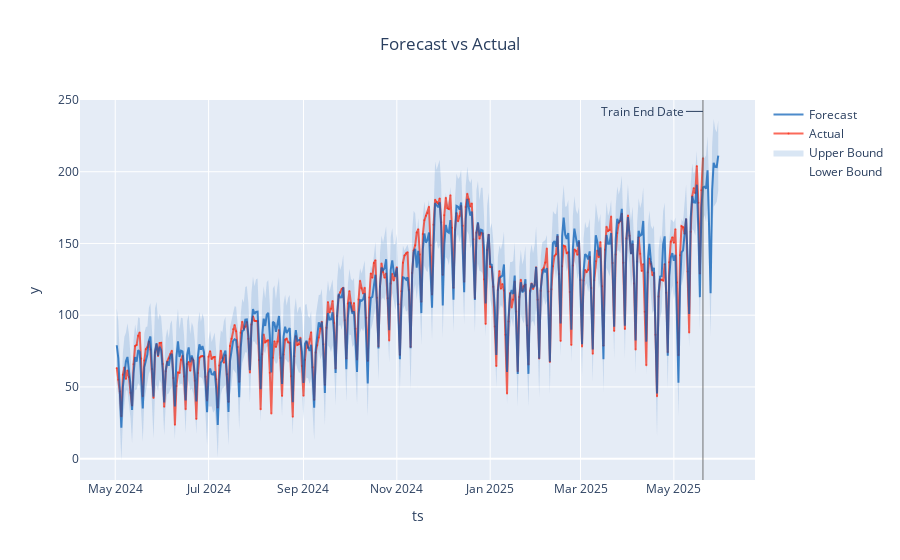

The code cell stored with this chart in its notebook:
### Code cell
result_auto.forecast.plot()

### Figure 1 — Plotly figure (JSON) as saved in the notebook; plotly's stock layout.template omitted (floating-point values rounded to 4 significant figures; data arrays with more than 128 entries replaced by an {"elided": "..."} marker saying what was removed)
{"data": [{"legendgroup": "interval", "line": {"color": "rgba(0, 90, 181, 0.5)", "width": 0}, "mode": "lines", "name": "Lower Bound", "type": "scatter", "x": {"elided": "394 str values"}, "y": {"elided": "394 float values"}}, {"fill": "tonexty", "fillcolor": "rgba(0, 90, 181, 0.15)", "legendgroup": "interval", "line": {"color": "rgba(0, 90, 181, 0.5)", "width": 0}, "mode": "lines", "name": "Upper Bound", "type": "scatter", "x": {"elided": "394 str values"}, "y": {"elided": "394 float values"}}, {"line": {"color": "rgba(250, 43, 20, 0.7)"}, "marker": {"color": "rgba(250, 43, 20, 0.7)", "size": 2}, "mode": "lines+markers", "name": "Actual", "opacity": 1, "type": "scatter", "x": {"elided": "394 str values"}, "y": {"elided": "394 float values"}}, {"line": {"color": "rgba(0, 90, 181, 0.7)", "dash": "solid"}, "name": "Forecast", "type": "scatter", "x": {"elided": "394 str values"}, "y": {"elided": "394 float values"}}], "layout": {"annotations": [{"arrowhead": 0, "ax": -60, "ay": 0, "showarrow": true, "text": "Train End Date", "x": "2025-05-20T00:00:00", "xref": "x", "y": 0.97, "yref": "paper"}], "legend": {"traceorder": "reversed"}, "shapes": [{"line": {"color": "rgba(100, 100, 100, 0.9)", "width": 1}, "type": "line", "x0": "2025-05-20T00:00:00", "x1": "2025-05-20T00:00:00", "xref": "x", "y0": 0, "y1": 1, "yref": "paper"}], "showlegend": true, "title": {"text": "Forecast vs Actual", "x": 0.5}, "xaxis": {"title": {"text": "ts"}}, "yaxis": {"title": {"text": "y"}}}}
